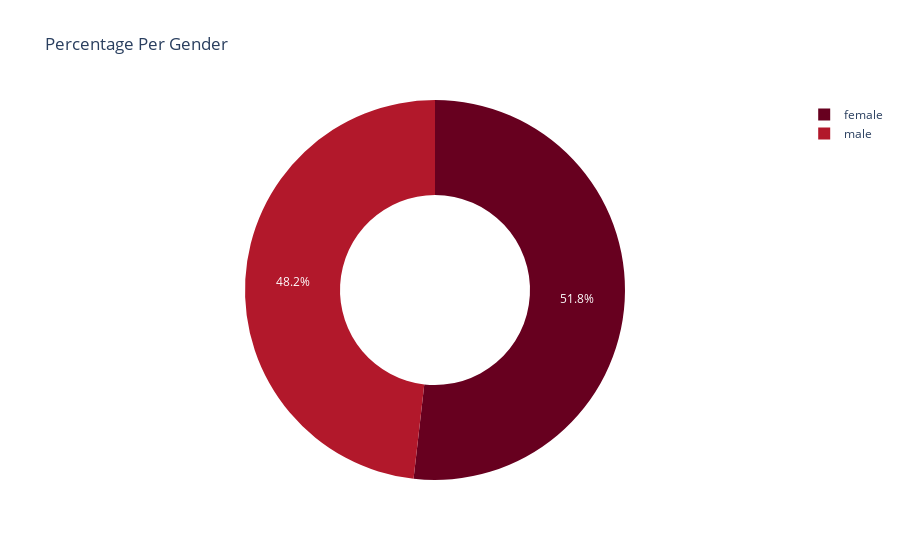

Notebook code for this chart:
### Code cell
fig = px.pie(law,
             names = "gender",
             template = "plotly",
             color_discrete_sequence = px.colors.sequential.RdBu,
             color = "gender",
             hole = 0.5,
             title = "Percentage Per Gender")
iplot(fig)

### Figure 1 — Plotly figure (JSON) as saved in the notebook; plotly's stock layout.template omitted (floating-point values rounded to 4 significant figures; data arrays with more than 128 entries replaced by an {"elided": "..."} marker saying what was removed)
{"data": [{"customdata": {"elided": "1000x1 str values"}, "domain": {"x": [0, 1], "y": [0, 1]}, "hole": 0.5, "hovertemplate": "gender=%{customdata[0]}<extra></extra>", "labels": {"elided": "1000 str values"}, "legendgroup": "", "marker": {"colors": {"elided": "1000 str values"}}, "name": "", "showlegend": true, "type": "pie"}], "layout": {"legend": {"tracegroupgap": 0}, "piecolorway": ["rgb(103,0,31)", "rgb(178,24,43)", "rgb(214,96,77)", "rgb(244,165,130)", "rgb(253,219,199)", "rgb(247,247,247)", "rgb(209,229,240)", "rgb(146,197,222)", "rgb(67,147,195)", "rgb(33,102,172)", "rgb(5,48,97)"], "title": {"text": "Percentage Per Gender"}}}
